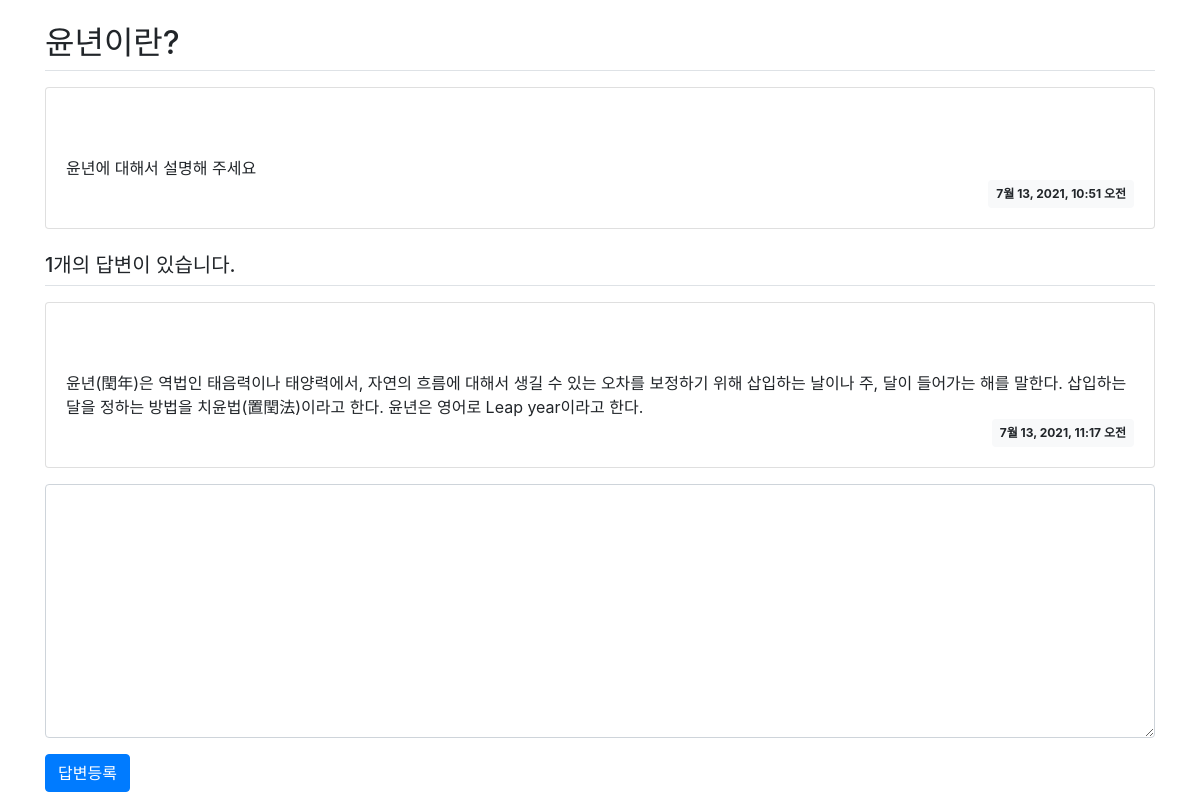
The app's page /pybo/5/ with its own data.
### pybo/models.py (models this page shows, shortened)
class Question(models.Model):
    subject = models.CharField(max_length=200) #제목 200자. 한글로 하면 100자
    content = models.TextField()               # 내용
    create_date = models.DateTimeField()       # 날자

class Answer(models.Model):
    question = models.ForeignKey(Question, on_delete=models.CASCADE)
    content = models.TextField()
    create_date = models.DateTimeField()

### pybo/views.py (the view)
# urls.py: path('<int:question_id>/', views.detail, name='detail'),
def detail(request, question_id):
    question = get_object_or_404(Question, pk=question_id)
    context = {'question' : question}
    return render(request, 'pybo/question_detail.html', context)

### templates/pybo/question_detail.html (shortened to what this page needs)
{% load static %}
<link rel="stylesheet" href="{% static 'bootstrap.css' %}">
<div class="container my-3">
  <h2 class="border-bottom py-2">{{ question.subject }}</h2>
  <div class="card my-3">
    <div class="card-body">
      <div class="card-text" style="white-space: pre-line;">
        {{ question.content }}
      </div>
      <div class="d-flex justify-content-end">
        <div class="badge badge-light p-2">
          {{ question.create_date }}
        </div>
      </div>
    </div>
  </div>
  <h5 class="border-bottom my-3 py-2">
    {{ question.answer_set.count }}개의 답변이 있습니다.
  </h5>
  {% for answer in question.answer_set.all %}
  <div class="card my-3">
    <div class="card-body">
      <div class="card-text" style="white-space: pre-line;">
        {{ answer.content }}
      </div>
      <div class="d-flex justify-content-end">
        <div class="badge badge-light p-2">
          {{ answer.create_date }}
        </div>
      </div>
    </div>
  </div>
  {% endfor %}
  <form action="{% url 'pybo:answer_create' question.id %}" method="post">
    <div class="form-group">
      <textarea name="content" id="content" rows="10" class="form-control"></textarea>
    </div>
    <input type="submit" value="답변등록" class="btn btn-primary">
  </form>
</div>

### records on screen
Question: subject "윤년이란?", content "윤년에 대해서 설명해 주세요", create_date "7월 13, 2021, 10:51 오전", answer_set.count "1"
Answer: content "윤년(閏年)은 역법인 태음력이나 태양력에서, 자연의 흐름에 대해서 생길 수 있는 오차를 보정하기 위해 삽입하는 날이나 주, 달이 들어가는 해를 말한다. 삽입하는 달을 정하는 방법을 치윤법(置閏法)이라고 한다. 윤년은 영어로 Leap year이라고 한다.", create_date "7월 13, 2021, 11:17 오전"
